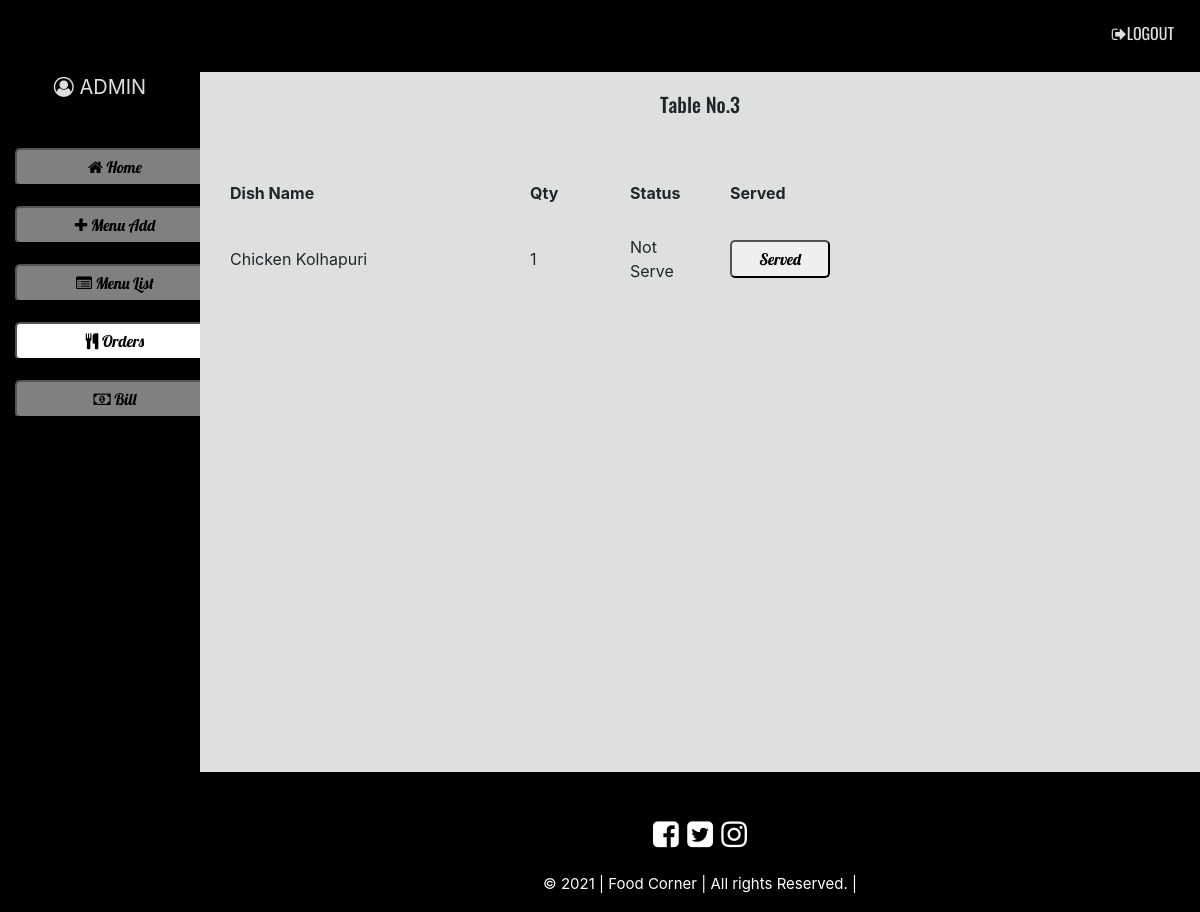
The app's page /admin/orderdetail.php?table_id=3 (signed in) with its own data.
### tables this page shows
CREATE TABLE `orders` (
  `order_id` int(3) NOT NULL,
  `order_item` varchar(100) NOT NULL,
  `order_qty` int(2) DEFAULT NULL,
  `order_per_cost` int(5) DEFAULT NULL,
  `order_table` int(2) DEFAULT NULL,
  `order_status` varchar(10) DEFAULT 'Not Serve'
);

### admin/orderdetail.php (the view, shortened to what this page needs)
<?php
  if(isset($_SESSION['adm'])){
    if(isset($_GET['table_id'])){
      $table_id = $_GET['table_id'];
    }
    else{
      header('Location: order.php');
    }
  }
  else {
    header('Location: cred.php');
    exit();
  }
 ?>
 <!DOCTYPE html>
<html lang="en" dir="ltr">
<head>
  <link rel="stylesheet" href="../css/bootstrap-4.5.3/bootstrap-4.5.3/dist/css/bootstrap.min.css">
  <link rel="stylesheet" href="../css/bootstrap-4.5.3/bootstrap-4.5.3/dist/css/bootstrap.css">
  <link rel="stylesheet" href="https://stackpath.bootstrapcdn.com/font-awesome/4.7.0/css/font-awesome.min.css">
  <link rel="stylesheet" href="../css/main.css">
</head>
  <body>
    <div class="desktop">
      <div class="navi" style="padding-top:0px;background-color: rgba(0, 0, 0, 0.5);padding-bottom:10px;">
        <ul style="text-align:right;font-family: Oswald;padding-top:20px;">
        <li>
          <form action="includes/logout.php" method="post" style="display:inline">
            <button type="submit" class="listelement" name="logout" style="text-decoration:none;background-color:transparent;border:none;outline:none;color:#dee0df;"><i class="fa fa-sign-out" aria-hidden="true"></i>LOGOUT</button>
          </form>
        </li>
        </ul>
      </div>
    <div class="mainbody">
      <div class="container-fluid">
      <div class="row">
        <div class="col-2" style="height:700px;">
          <p style="text-align:center;color:#dee0df;font-size:20px;padding-bottom:30px;"><i class="fa fa-user-circle-o" aria-hidden="true"></i> ADMIN</p>
          <center><a href="index.php"><button type="button" class="mbtn" style="outline:none;"><i class="fa fa-home" aria-hidden="true"></i> Home</button></a></center>
          <center><a href="menuadd.php"><button type="button" class="mbtn" style="outline:none;"><i class="fa fa-plus" aria-hidden="true"></i> Menu Add</button></a></center>
          <center><a href="menulist.php"><button type="button" class="mbtn" style="outline:none;"><i class="fa fa-list-alt" aria-hidden="true"></i> Menu List</button></a></center>
          <center><a href="order.php"><button type="button" class="mbtn act" style="outline:none;"><i class="fa fa-cutlery" aria-hidden="true"></i> Orders</button></a></center>
          <center><a href="bill.php"><button type="button" class="mbtn" style="outline:none;"><i class="fa fa-money" aria-hidden="true"></i> Bill</button></a></center>
        </div>
        <div class="col-10" style="height:700px;background-color:#dee0df;">
          <div class="admdata">
            <h1 class="tablename">Table No.<?php echo $table_id ?></h1>
            <table>
              <tr>
                <th style="width:300px;">Dish Name</th>
                <th style="width:100px;">Qty</th>
                <th style="width:100px;">Status</th>
                <th style="width:100px;">Served</th>
              </tr>
              <?php
              $order = "SELECT * FROM orders where order_table='$table_id'";
              $result = $conn->query($order);
              if($result->num_rows > 0)
              {
                while($row = $result->fetch_assoc())
                {
              ?>
              <tr>
                <td><?php echo $row["order_item"]; ?></td>
                <td><?php echo $row["order_qty"]; ?></td>
                <td><?php echo $row["order_status"]; ?></td>
                <td>
                  <form action="includes/serve.php" method="post">
                    <button type="submit" name="order_id" value="<?php echo $row["order_id"]; ?>" class="mbtn" style="margin-top:0px;margin-bottom:0px;width:100px;">Served</button>
                  </form>
                </td>
              </tr>
              <?php
                }
              }
              else
              {
              }
              ?>
            </table>
          </div>
          <div class="footer">
              <p style="font-size:30px;color:#fff;margin-top:20px;"><i class="fa fa-facebook-square listelement" aria-hidden="true"></i> <i class="fa fa-twitter-square listelement" aria-hidden="true"></i> <i class="fa fa-instagram listelement" aria-hidden="true"></i></p>
              <p style="font-size:15px;color:#fff;">&copy; 2021 | Food Corner | All rights Reserved. |</p>
          </div>
        </div>
      </div>
      </div>
    </div>
    </div>
  </body>
</html>

### css/main.css (style rules this page uses)
body { background-color: #000; }
.tablename { font-family: Oswald; text-align: center; font-size: 20px; margin-top: 20px; margin-bottom: 50px; }
.navi ul li { display: inline; color: #fff; padding: 20px; z-index: 4; }
.footer { background-color: #000; height: 100px; bottom: 0px; left: 0; width: 100%; color: white; text-align: center; }
@media (min-width: 451px) { .desktop .admdata { height: 700px; } }
@media (min-width: 451px) { .desktop .admdata button { padding: 5px; width: 300px; margin-right: auto; margin-left: auto; margin-top: 50px; } }
@media (min-width: 451px) { .desktop .mbtn { padding: 5px; width: 200px; background-color: rgba(255, 255, 255, 0.5); border-radius: 5px; font-family: Lobster-Regular; margin-bottom: 20px; outline: none; } }
@media (min-width: 451px) { .desktop .act { background-color: white; } }

### admin/orderdetail.php (style rules this page uses)
th, td { padding: 15px; }

### records on screen
orders: order_item "Chicken Kolhapuri", order_qty "1", order_status "Not Serve"

### other values on screen
$table_id "3"
